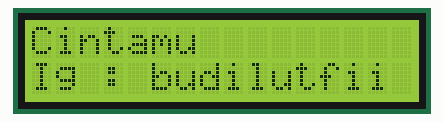
Bench run of a sketch on a simulated Arduino Uno, built with avr-gcc and run on an emulated ATmega328P. Parts: 16×2 character LCD.

Above: at 0.1 s.
At 1.7 s:
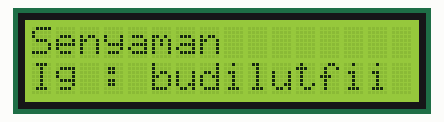
At 2.7 s:
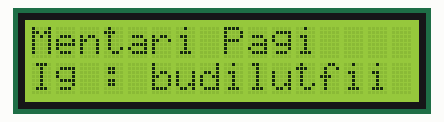
At 4.7 s:
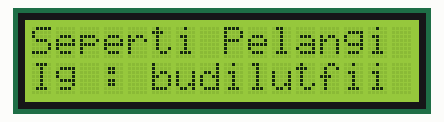
At 7.2 s:
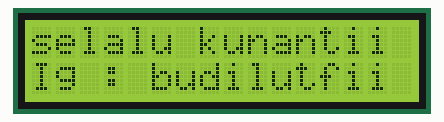

The sketch:

Lirik_Lagu_Nyaman.ino
```cpp
#include <LiquidCrystal_I2C.h>

LiquidCrystal_I2C lcd(0x3F,16,2);  // Kalau gagal ganti 0x3F ke 0x27 for a 16 chars and 2 line display

void setup()
{

}


void loop()
{
  lcd.init();                      // initialize the lcd
  // Print a message to the LCD.
  lcd.backlight();
  lcd.setCursor(0,0);
  lcd.print("Cintamu");

  lcd.setCursor(0,1);
  lcd.print("Ig : budilutfii");
  lcd.backlight();
  delay(1500);
  lcd.setCursor(0,0);
  lcd.print("Senyaman ");

  lcd.setCursor(0,1);
  lcd.print("Ig : budilutfii");
  lcd.backlight();
  delay(1000);
  lcd.setCursor(0,0);
  lcd.print("Mentari Pagi");

  lcd.setCursor(0,1);
  lcd.print("Ig : budilutfii");
  lcd.backlight();
  delay(2000);
  lcd.setCursor(0,0);
  lcd.print("Seperti Pelangi");

  lcd.setCursor(0,1);
  lcd.print("Ig : budilutfii");
  delay(2500);
  lcd.backlight();
  lcd.setCursor(0,0);
  lcd.print("selalu kunantii");

  lcd.setCursor(0,1);
  lcd.print("Ig : budilutfii");
  delay(3000);
}
```

Measured:
- by itself, everything shown: repeats every 10.2 s, in 5 steps
- what the display in image 0 shows lasts 1.5 s, from 0.1 s to 1.6 s
- what the display in image 1 shows lasts 1.0 s, from 1.6 s to 2.6 s
- what the display in image 2 shows lasts 2.1 s, from 2.6 s to 4.7 s
- what the display in image 3 shows lasts 2.5 s, from 4.7 s to 7.2 s
- what the display in image 4 shows lasts 3.1 s, from 7.2 s to 10.3 s
